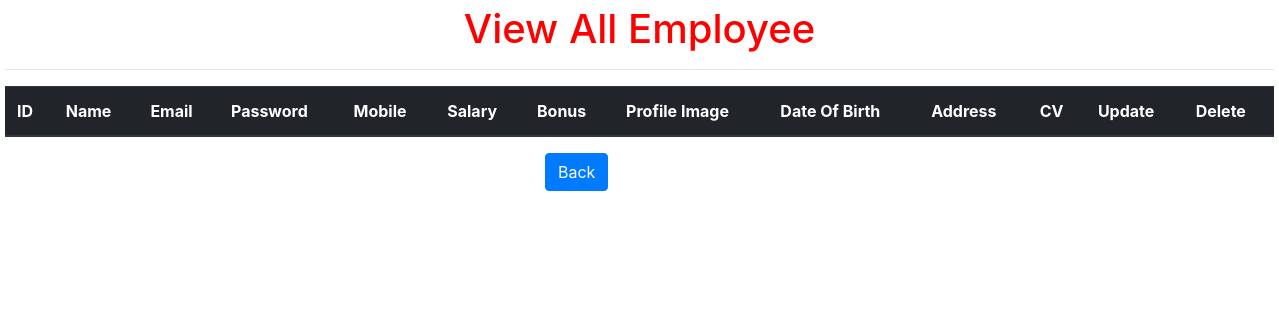
The page /view_all_emp on the database as committed earlier.
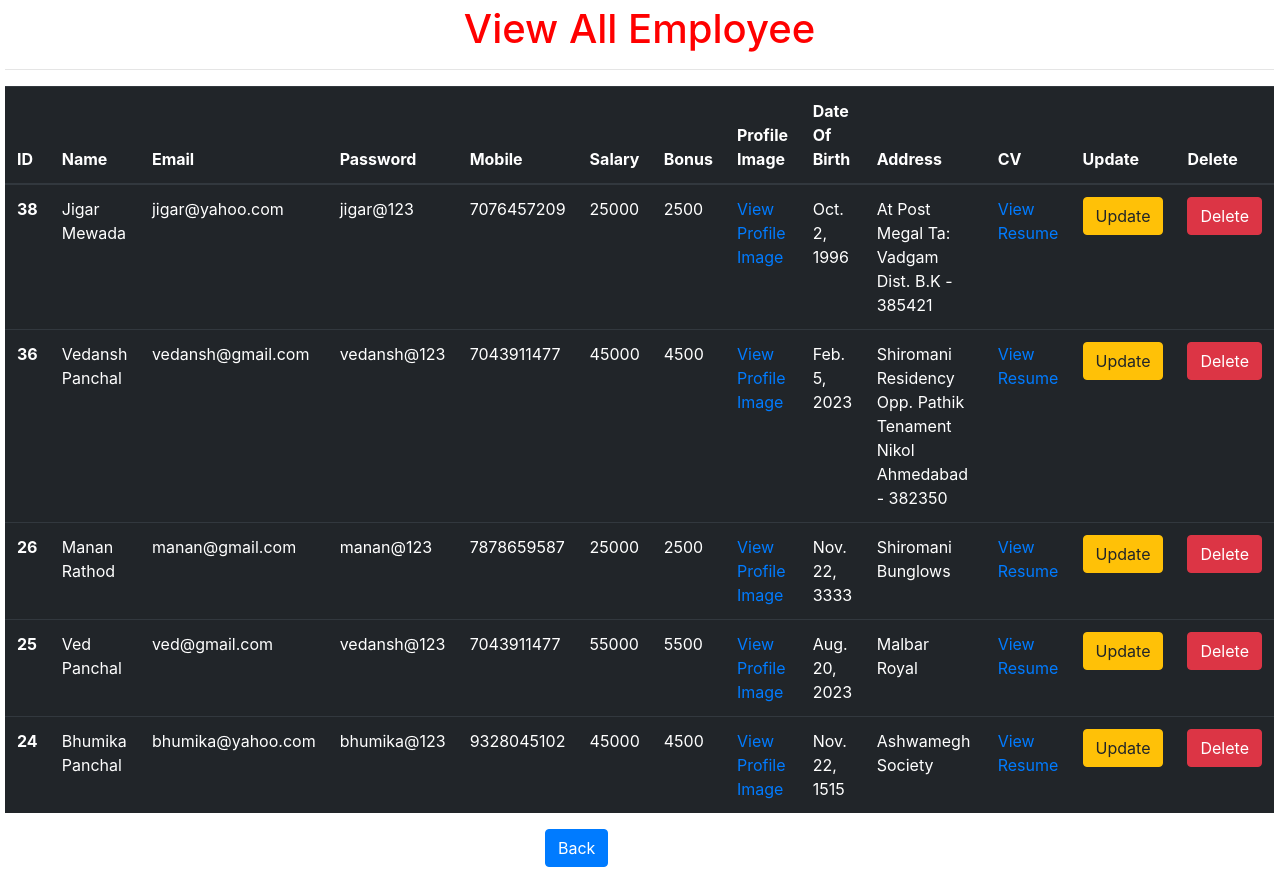
The same page on the database as committed later.
### app/models.py (models this page shows)
class Employee(models.Model):
    name = models.CharField(max_length=50)
    email = models.EmailField(max_length=30)
    password = models.CharField(max_length=30)
    mobile = models.IntegerField()
    salary = models.IntegerField()
    bonus = models.IntegerField()
    profile_image = models.ImageField(upload_to='media/', null=True, default=None)
    dob = models.DateField()
    address = models.TextField(max_length=500, default=True)
    cv = models.FileField(upload_to='resume/', null=True, default=None)
    class Meta:
        ordering = ['-id']

### app/views.py (the view)
# urls.py: path('view_all_emp', views.view_all_emp, name='view_all_emp'),
def view_all_emp(request):
        emp_data = Employee.objects.all()
        dict = {
            'emp_data': emp_data
        }
        return render(request, 'view_all_emp.html', dict)

### app/templates/view_all_emp.html (shortened to what this page needs)
<!doctype html>
<html lang="en">
    <head>
        <link rel="stylesheet"
            href="https://cdn.jsdelivr.net/npm/bootstrap@4.0.0/dist/css/bootstrap.min.css"
>
    </head>
    <body>
        <h1 style="text-align: center; color:red">View All Employee</h1> <hr>
        <table class="table table-dark">
            <thead>
                <tr>
                    <th scope="col">ID</th>
                    <th scope="col">Name</th>
                    <th scope="col">Email</th>
                    <th scope="col">Password</th>
                    <th scope="col">Mobile</th>
                    <th scope="col">Salary</th>
                    <th scope="col">Bonus</th>
                    <th scope="col">Profile Image</th>
                    <th scope="col">Date Of Birth</th>
                    <th scope="col">Address</th>
                    <th scope="col">CV</th>
                    <th scope="col">Update</th>
                    <th scope="col">Delete</th>
                </tr>
            </thead>
            <tbody>
                {% for i in emp_data %}
                <tr>
                    <th scope="row">{{i.id}}</th>
                    <td>{{i.name}}</td>
                    <td>{{i.email}}</td>
                    <td>{{i.password}}</td>
                    <td>{{i.mobile}}</td>
                    <td>{{i.salary}}</td>
                    <td>{{i.bonus}}</td>
                    <td><a href="{{ i.profile_image.url }}" target="_blank">View Profile Image</a></td>
                    <td>{{i.dob}}</td>
                    <td>{{i.address}}</td>
                    <td><a href="{{ i.cv.url }}" target="_blank">View Resume</a></td>
                    <td><a href="{% url 'update_emp' i.id %}"><button
                                type="button" class="btn btn-warning">Update</button></a></td>
                    <td><form action="{% url 'delete_emp' i.id %}" method="post"><button
                                type="submit" class="btn btn-danger">Delete</button>
                            {% csrf_token %}</form></td>
                </tr>
                {% endfor %}
            </tbody>
        </table>
        <a class="btn btn-primary" href="/add_emp" role="button"
            style="margin-left: 540px;">Back</a>
    </body>
</html>

### app/templates/view_all_emp.html (style rules this page uses)
body { margin: 5px; }

Rows that differ between the two databases and show on the page:
added Employee: id "38", name "Jigar Mewada", email "jigar@yahoo.com", password "jigar@123", mobile "7076457209", salary "25000", bonus "2500", dob "Oct. 2, 1996", address "At Post Megal Ta: Vadgam Dist. B.K - 385421"
added Employee: id "36", name "Vedansh Panchal", email "vedansh@gmail.com", password "vedansh@123", mobile "7043911477", salary "45000", bonus "4500", dob "Feb. 5, 2023", address "Shiromani Residency Opp. Pathik Tenament Nikol Ahmedabad - 382350"
added Employee: id "26", name "Manan Rathod", email "manan@gmail.com", password "manan@123", mobile "7878659587", salary "25000", bonus "2500", dob "Nov. 22, 3333", address "Shiromani Bunglows"
added Employee: id "25", name "Ved Panchal", email "ved@gmail.com", password "vedansh@123", mobile "7043911477", salary "55000", bonus "5500", dob "Aug. 20, 2023", address "Malbar Royal"
added Employee: id "24", name "Bhumika Panchal", email "bhumika@yahoo.com", password "bhumika@123", mobile "9328045102", salary "45000", bonus "4500", dob "Nov. 22, 1515", address "Ashwamegh Society"
